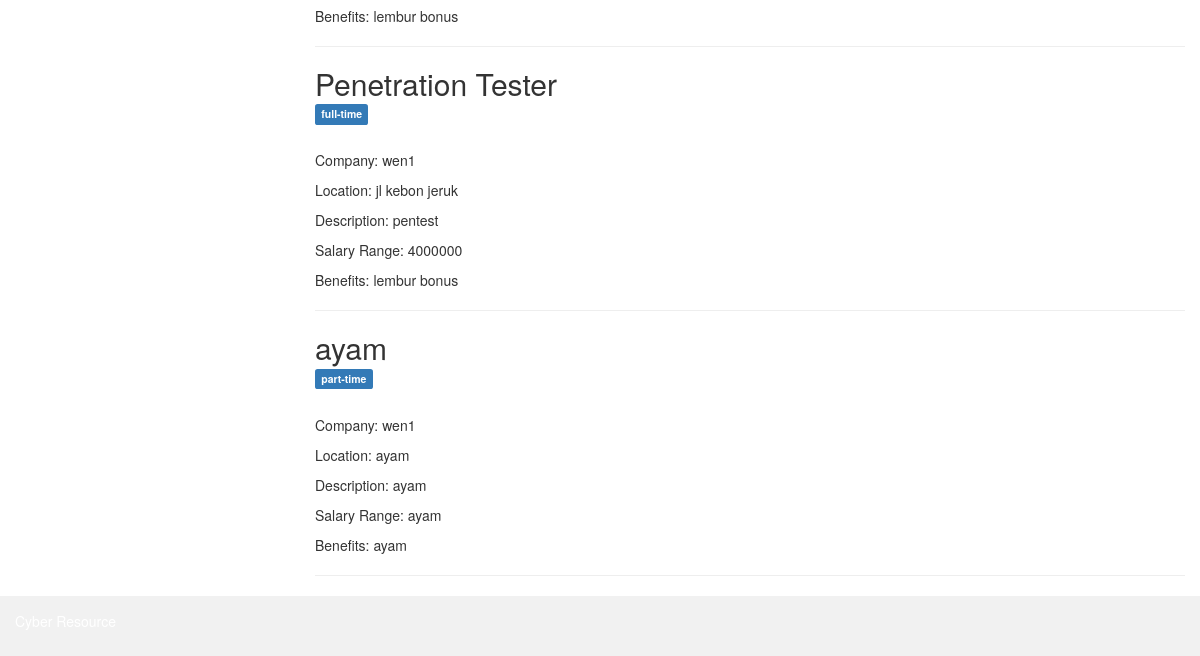
The page /html/UserCompanyJobs.php (signed in, lower part) on the database as committed earlier.
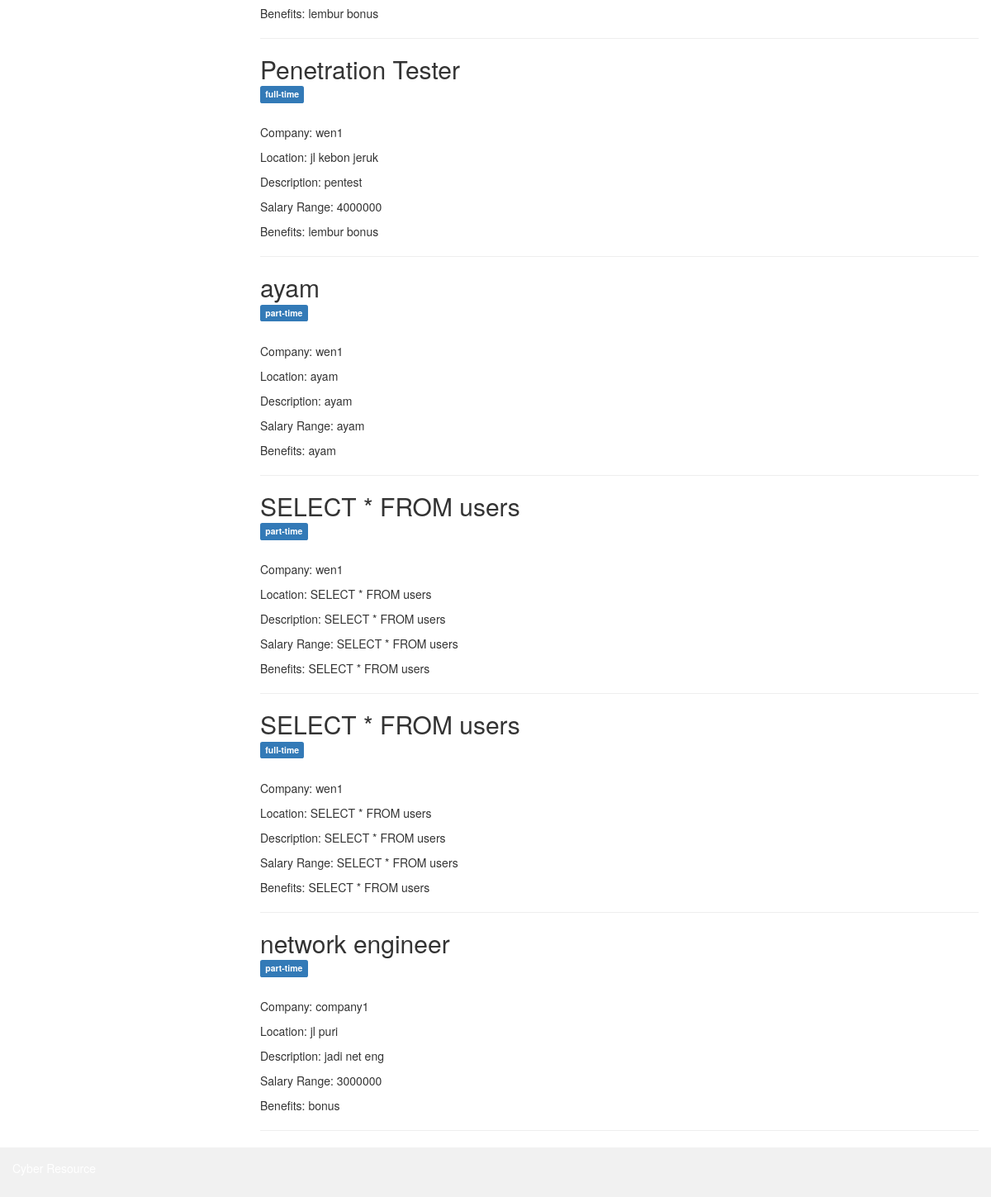
The same page on the database as committed later.
### tables this page shows
CREATE TABLE `job_listings` (
  `id` int(11) NOT NULL,
  `username` varchar(255) NOT NULL,
  `job_title` varchar(255) NOT NULL,
  `location` varchar(255) DEFAULT NULL,
  `job_description` text NOT NULL,
  `job_type` varchar(50) DEFAULT NULL,
  `salary` varchar(100) DEFAULT NULL,
  `benefits` text DEFAULT NULL
);

### html/UserCompanyJobs.php (the view, shortened to what this page needs)
<?php
$servername = "localhost";
$db_username = "root";
$db_password = "";
$dbname = "cyber_resource";
$conn = new mysqli($servername, $db_username, $db_password, $dbname);
$sql = "SELECT username, job_title, location, job_description, job_type, salary, benefits FROM job_listings";
$result = $conn->query($sql);
?>
<html>
<html lang="en">
<head>
  <link rel="stylesheet" href="../css/UserCompanyJobs.css">
  <link rel="stylesheet" href="https://maxcdn.bootstrapcdn.com/bootstrap/3.4.1/css/bootstrap.min.css">
</head>
<body>
<div class="container-fluid">
    <div class="row content">
        <div class="col-sm-9">
            <?php
            if ($result->num_rows > 0) {
                while ($row = $result->fetch_assoc()) {
                  echo '<h2>' . htmlspecialchars($row["job_title"], ENT_QUOTES, 'UTF-8') . '</h2>';
                  echo '<h5><span class="label label-primary">' . htmlspecialchars($row["job_type"], ENT_QUOTES, 'UTF-8') . '</span></h5><br>';
                  echo '<p>Company: ' . htmlspecialchars($row["username"], ENT_QUOTES, 'UTF-8') . '</p>';
                  echo '<p>Location: ' . htmlspecialchars($row["location"], ENT_QUOTES, 'UTF-8') . '</p>';
                  echo '<p>Description: ' . htmlspecialchars($row["job_description"], ENT_QUOTES, 'UTF-8') . '</p>';
                  echo '<p>Salary Range: ' . htmlspecialchars($row["salary"], ENT_QUOTES, 'UTF-8') . '</p>';
                  echo '<p>Benefits: ' . htmlspecialchars($row["benefits"], ENT_QUOTES, 'UTF-8') . '</p>';
                  echo '<hr>';
              }
            } else {
                echo '<p>No job listings available at the moment.</p>';
            }
            ?>
        </div>
    </div>
</div>
<footer class="container-fluid">
    <p>Cyber Resource</p>
</footer>
</body>
</html>

### css/UserCompanyJobs.css (style rules this page uses)
.row.content { height: 1500px }
footer { background-color: #f1f1f1; color: white; padding: 15px; }

Rows that differ between the two databases and show on the page:
added job_listings: job_title "SELECT * FROM users", job_type "part-time", username "wen1", location "SELECT * FROM users", job_description "SELECT * FROM users", salary "SELECT * FROM users", benefits "SELECT * FROM users"
added job_listings: job_title "SELECT * FROM users", job_type "full-time", username "wen1", location "SELECT * FROM users", job_description "SELECT * FROM users", salary "SELECT * FROM users", benefits "SELECT * FROM users"
added job_listings: job_title "network engineer", job_type "part-time", username "company1", location "jl puri", job_description "jadi net eng", salary "3000000", benefits "bonus"
